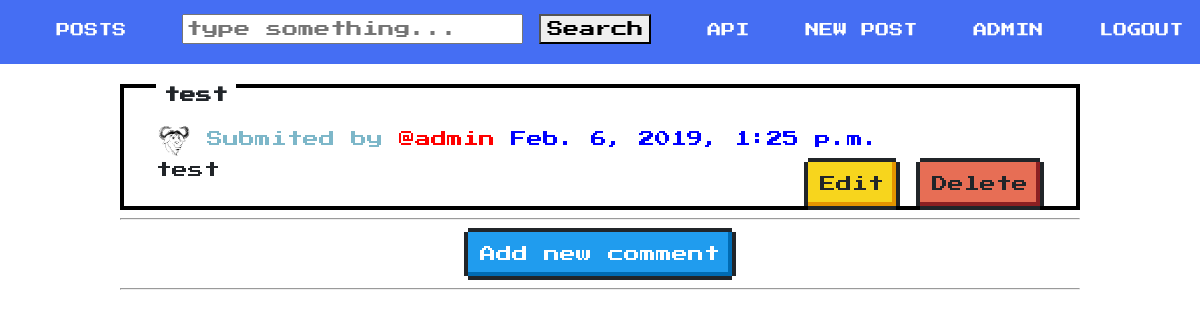
The page /detail/6/ (signed in) on the database its author committed.
### post/models.py (models this page shows, shortened)
class Post(models.Model):
    user = models.ForeignKey(Profile, on_delete=models.CASCADE)
    title = models.TextField()
    text = models.TextField()
    date = models.DateTimeField(auto_now_add=True)

### userprofiles/models.py (models this page shows)
class Profile(models.Model):
    user = models.OneToOneField(User, on_delete=models.CASCADE)
    image = models.ImageField(default='default.jpg', upload_to='profile_pics')
    def __str__(self):
        return self.user.username

### post/views.py (the view)
# urls.py: path('detail/<int:pk>/', view=PostDetail.as_view(), name='detail'),
class PostDetail(DetailView):
    template_name = "post/post_detail.html"
    def get(self, request, pk):
        queryset = Post.objects.get(pk=pk)
        context = dict(post=queryset)
        return render(request, self.template_name, context)

### post/templates/post/post_detail.html (shortened to what this page needs)
{% extends "base.html" %}
{% block content %}
<div class="nes-container with-title">
    <h2 class="title">{{ post.title }}</h2>
    <img height="35" width="35" class="rounded-circle account-img" src="{{ post.user.image.url }}">
    <span style="color:#7DB7C9">Submited by</span>
    <a href="http://127.0.0.1:8000/@{{ post.user }}/" style="color:red">@{{ post.user }}</a>
    <span style="color:blue">{{post.date}}</span>
    {% if user.is_authenticated %}
        {% if  user == post.user.user %}
        <div style="float: right;">
            <div id="delete{{post.id}}">
                <a class="nes-btn is-warning"  href="http://127.0.0.1:8000/edit/{{ post.id }}/">Edit</a>
                <a class="nes-btn is-error"  onclick="display({{post.id}})">Delete</a>
            </div>
        </div>
        {% endif %}
    {% endif %}
    <br>
    {{ post.text }}
</div>
  {% if user.is_authenticated %}
      <hr>
        <div style="text-align:center">
            <a  class="nes-btn is-primary" href="{% url 'post:comment' post.id %}">Add new comment</a>
       </div>
      <hr>
  {% endif %}
{% endblock content %}

### post/templates/base.html (shortened to what this page needs)
{% load static %}
<!DOCTYPE html>
<html lang="en">
<head>
    <link rel="stylesheet" href="{% static "css/style.css" %}">
    <link href="https://unpkg.com/nes.css/css/nes.min.css" rel="stylesheet" />
</head>
<body>
    <nav>
        <ul>
            <li><a href="http://127.0.0.1:8000/">Posts</a></li>
            <li>
                <form role="search" method="POST" action="{% url 'post:searchPost' %}">
                <input placeholder="type something..." aria-label="Search" type="text" name="query">
                <button type="submit">Search</button>
                </form>
            </li>
            <li><a href="{% url 'Api:posts_api' %}">Api</a></li>
            {% if user.is_authenticated %}
            <li><a href="{% url 'post:add' %}">New Post</a></li>
            <li><a href="{% url 'Profile:profile' %}">{{user}}</a></li>
            <li><a  href="{% url 'Profile:sign_out' %}">Logout</a></li>
            {% else %}
            <li><a href="{% url 'Profile:sign_up' %}">Sign Up</a></li>
            <li><a  href="{% url 'Profile:sign_in' %}">Sign In</a></li>
            {% endif %}
        </ul>
    </nav>
    <div  style ="padding-top: 20px"class="container">
        {% block content %}
        {% endblock content %}
    </div>
</body>
</html>

### static/css/style.css (style rules this page uses)
body { margin: 0; background: #DDE0E4; font-family:'Work Sans',sans-serif; font-weight: 400; min-height: 70%; }
.container { width:80%; margin:0 auto; }
nav { background: #456EF3 ; padding-bottom:20px; }
nav ul { margin: 0; padding: 0; list-style: none; text-align:center }
nav li { display: inline-block; margin-left:40px; padding-top: 14px; position: relative; }
nav a { color: white ; text-decoration: none; text-transform: uppercase; font-size: 14px; }
nav a::before { content: ''; display: block; height: 5px; width: 100%; background-color: #444; position: absolute; top: 0; width: 0%; transition: all ease-in-out 250ms; }

### rows shown on the page
Post: title "test", user.image (picture), user "admin", date "Feb. 6, 2019, 1:25 p.m.", text "test"

### other values the page prints
{{ user }} "ADMIN"
